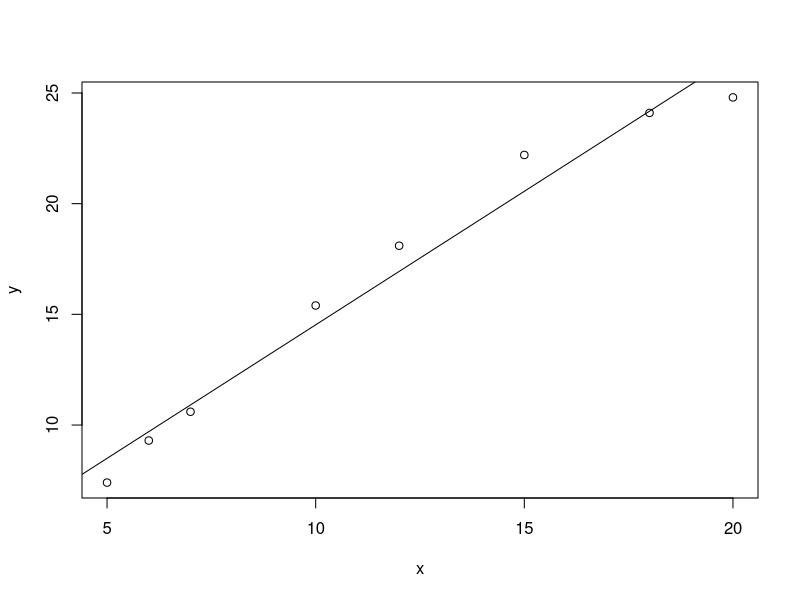

Write the R code that produced this figure.
x<-c(5, 6, 7, 10, 12, 15, 18, 20)
y<-c(7.4, 9.3, 10.6, 15.4, 18.1, 22.2, 24.1, 24.8)
plot(x,y);

xbar = mean(x);
ybar= mean(y);
n= 8;
SxY = 0;
for (i in (1:n)){
  SxY = SxY + (x[i]*y[i]) - (xbar*ybar)
}

Sxx = 0;
for (i in 1:n){
  Sxx= Sxx + (x[i]*x[i]) - (xbar*xbar);
}

SYY = 0;
for (i in 1:n){
  SYY = SYY + (y[i]*y[i]) - (ybar*ybar);
}

B = SxY/Sxx;
A = ybar - (B*xbar);
cat("A is",A);
cat("B is",B);
p= seq(0,20,0.1)
q= A + B*p;
lines(p,q)

SSR = ((Sxx*SYY)- (SxY*SxY))/Sxx ;
cat("The SSR is",SSR)
